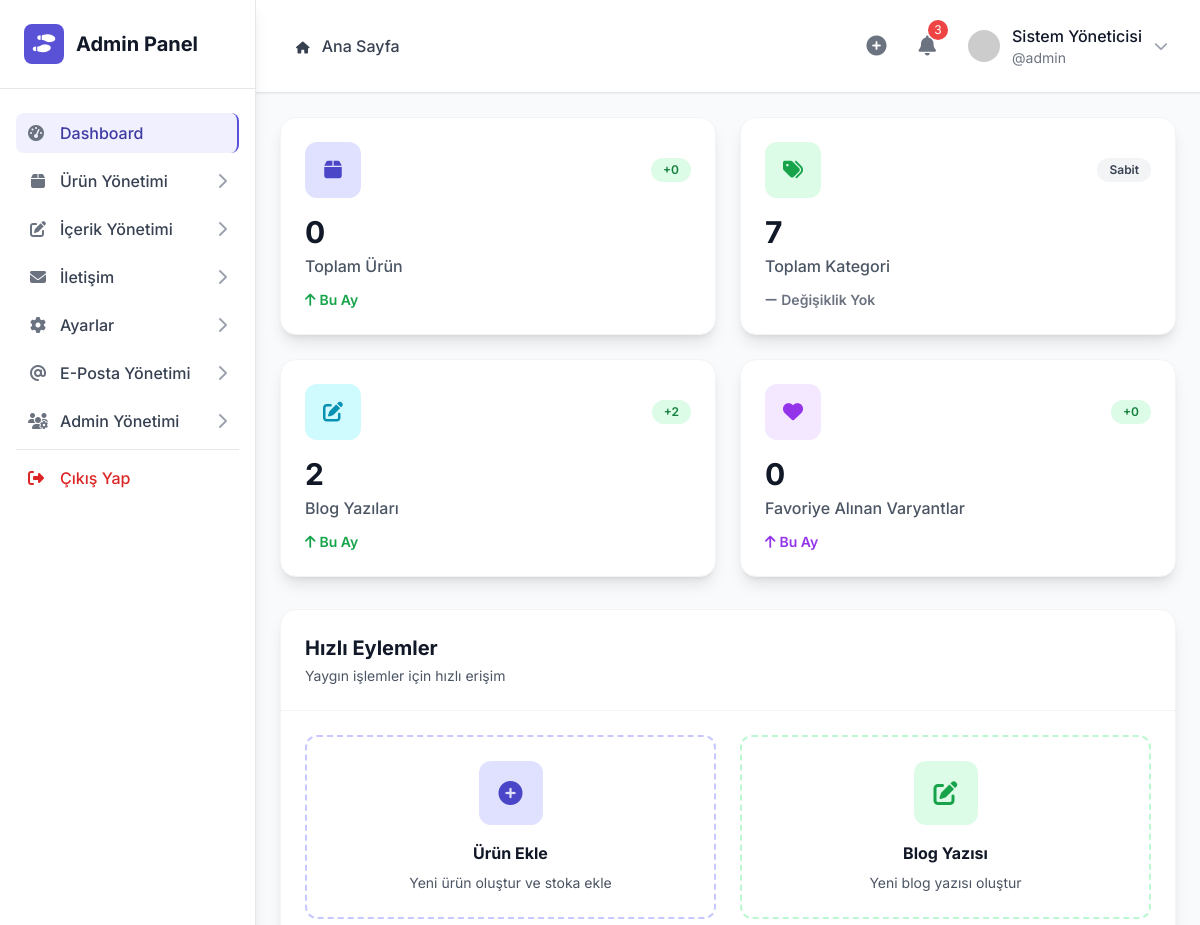
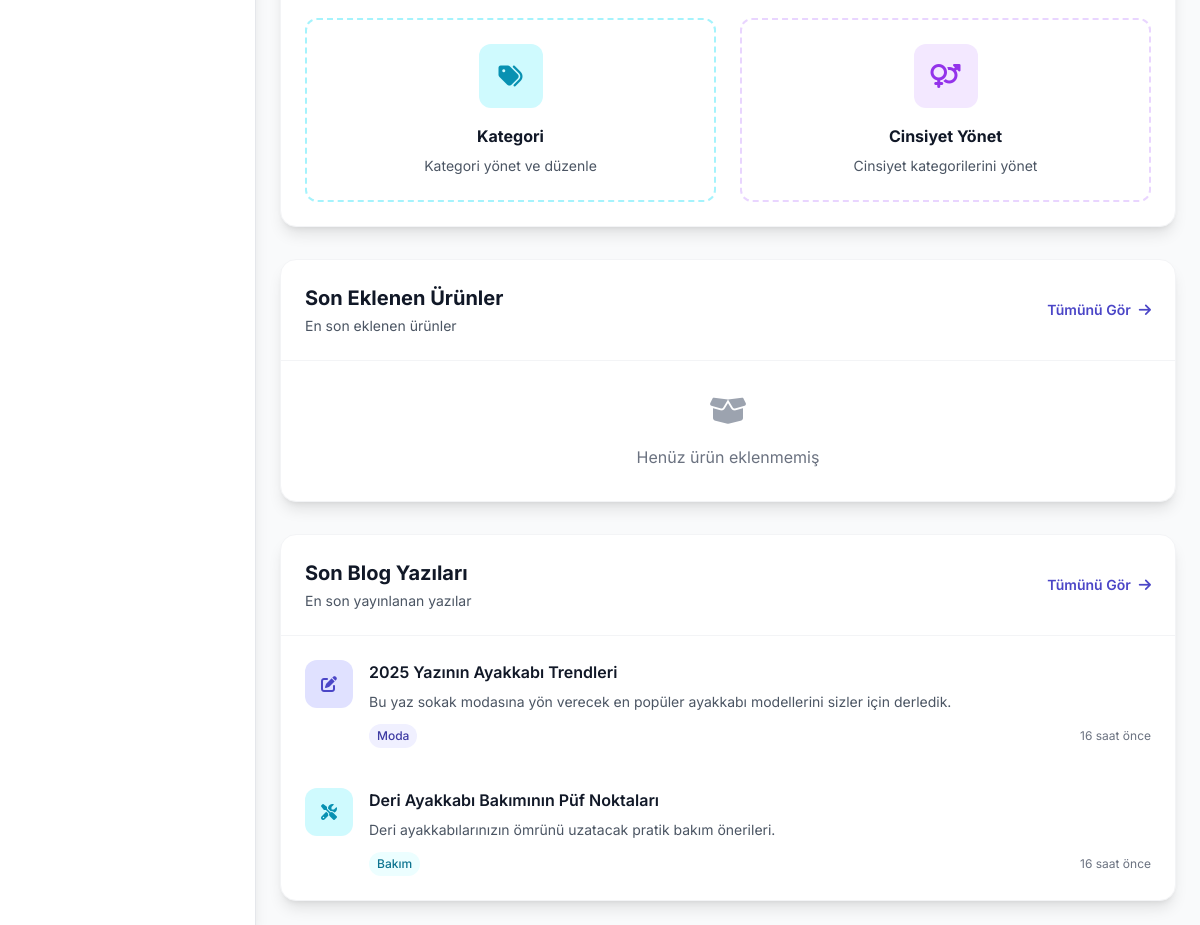
Page /admin/dashboard.php (signed in) on the committed database (2 pictures, top to bottom).
### tables this page shows
CREATE TABLE IF NOT EXISTS `blogs` (
  `id` bigint(20) NOT NULL AUTO_INCREMENT,
  `title` text NOT NULL,
  `excerpt` text DEFAULT NULL,
  `content` text DEFAULT NULL,
  `image_url` text DEFAULT NULL,
  `category` text DEFAULT NULL,
  `tags` longtext DEFAULT NULL CHECK (json_valid(`tags`)),
  `created_at` timestamp NULL DEFAULT current_timestamp(),
  PRIMARY KEY (`id`)
);

### admin/dashboard.php (the view, shortened to what the rows shown need)
<?php
require_once 'config/auth.php';
$recent_blogs = get_recent_blogs(3);
include 'includes/header.php';
?>
<div class="space-y-8">
    <div class="grid grid-cols-1 xl:grid-cols-2 gap-8">
        <div class="bg-white rounded-2xl shadow-lg border border-gray-100 overflow-hidden">
            <div class="p-2">
                <div class="space-y-2">
                    <?php if (!empty($recent_blogs)): ?>
                        <?php
                            $category_colors = [
                                'Moda' => 'primary',
                                'Sağlık' => 'green',
                                'Bakım' => 'cyan',
                                'Default' => 'gray'
                            ];
                            $category_icons = [
                                'Moda' => 'fa-edit',
                                'Sağlık' => 'fa-heart',
                                'Bakım' => 'fa-tools',
                                'Default' => 'fa-file-alt'
                            ];
                        ?>
                        <?php foreach ($recent_blogs as $blog): ?>
                            <?php
                                $color = $category_colors[$blog['category']] ?? $category_colors['Default'];
                                $icon = $category_icons[$blog['category']] ?? $category_icons['Default'];
                            ?>
                            <a href="blog-edit.php?id=<?= $blog['id'] ?>" class="block p-4 rounded-2xl hover:bg-gray-50 transition-colors">
                                <div class="flex items-start space-x-4">
                                    <div class="w-12 h-12 bg-<?= $color ?>-100 rounded-xl flex items-center justify-center flex-shrink-0">
                                        <i class="fas <?= $icon ?> text-<?= $color ?>-600"></i>
                                    </div>
                                    <div class="flex-1 min-w-0">
                                        <h4 class="font-semibold text-gray-900 mb-2 truncate"><?= htmlspecialchars($blog['title']) ?></h4>
                                        <p class="text-gray-600 text-sm mb-3 line-clamp-2"><?= htmlspecialchars($blog['excerpt']) ?></p>
                                        <div class="flex items-center justify-between">
                                            <span class="text-xs text-<?= $color ?>-700 bg-<?= $color ?>-50 px-2 py-1 rounded-full font-medium"><?= htmlspecialchars($blog['category']) ?></span>
                                            <span class="text-xs text-gray-500">
                                                <?php
                                                $time_diff = time() - strtotime($blog['created_at']);
                                                if ($time_diff < 3600) { echo floor($time_diff / 60) . ' dk önce'; }
                                                elseif ($time_diff < 86400) { echo floor($time_diff / 3600) . ' saat önce'; }
                                                else { echo floor($time_diff / 86400) . ' gün önce'; }
                                                ?>
                                            </span>
                                        </div>
                                    </div>
                                </div>
                            </a>
                        <?php endforeach; ?>
                    <?php endif; ?>
                </div>
            </div>
        </div>
    </div>
</div>
<?php
include 'includes/footer.php';
?>

### rows in the picture
blogs: title "2025 Yazının Ayakkabı Trendleri", excerpt "Bu yaz sokak modasına yön verecek en popüler ayakkabı modellerini sizler için derledik.", category "Moda"
blogs: title "Deri Ayakkabı Bakımının Püf Noktaları", excerpt "Deri ayakkabılarınızın ömrünü uzatacak pratik bakım önerileri.", category "Bakım"

### other values in the picture
$item['title'] "Dashboard"
$item['title'] "Ürün Yönetimi"
$item['title'] "İçerik Yönetimi"
$item['title'] "İletişim"
$item['title'] "Ayarlar"
$item['title'] "E-Posta Yönetimi"
$item['title'] "Admin Yönetimi"
$crumb['title'] "Ana Sayfa"
$admin_info['full_name'] "Sistem Yöneticisi"
$admin_info['username'] "admin"
$stats['monthly_products'] "0"
$stats['total_products'] "0"
$stats['total_categories'] "7"
$stats['monthly_blogs'] "2"
$stats['total_blogs'] "2"
